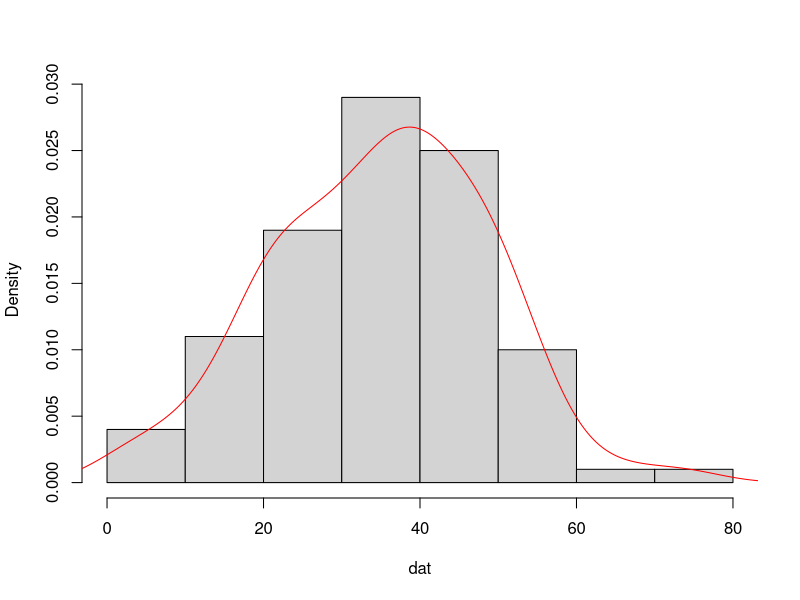
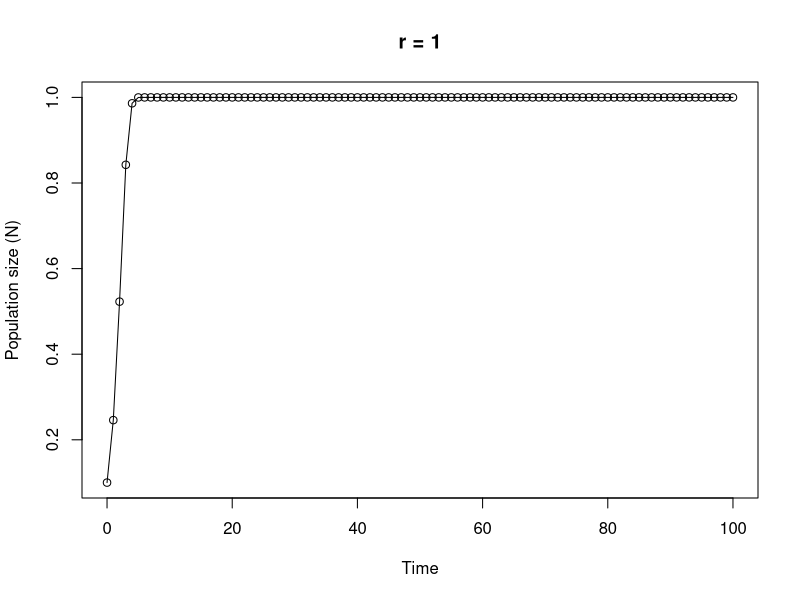

R code for these plots, in order:
## ----Q1, echo=SOLUTIONS-------------------------------------------------------

# area of a circle
# the equation to calculate the area of a circle is pi * radius^2

circle.area <- function(d){ 
	pi * (d/2)^2
}

# to use your new function

circle.area(10)
# [1] 78.53982

# to test on a vector of diameters
# first create a vector with diameters ranging from 0 to 50 in steps of 10

cir.diam <- seq(from = 0, to = 50, by = 10)

# test your function

circle.area(cir.diam)
# [1]    0.00000   78.53982  314.15927  706.85835 1256.63706 1963.49541


## ----Q2, echo=SOLUTIONS, tidy = TRUE------------------------------------------

far.cent <- function(a){
	val <- (a-32)*5/9
	print(paste("Fahrenheit: ", round(a, digits = 3), "oF",sep = " "), quote = FALSE)# round 3dp
	print(paste("Centigrade: ", round(val, digits = 3), "oC", sep = " "), quote = FALSE)# round 3dp
}

# alternative Fahrenheit to centigrade using cat function

far.cent2 <- function(a){
	val <- (a - 32) * 5/9	#calculation
	cat("Fahrenheit: ", round(a, digits = 3), "oF", "\n")   # use cat function
	cat("Centigrade: ", round(val, digits = 3), "oC", "\n")   
}


## ----Q3, echo=SOLUTIONS-------------------------------------------------------

# Create a vector of normally distributed data
# length 100, mean 35 and standard deviation of 29

vals <- rnorm(100, 35, 15)	# create some norm dist data mean 35, sd = 15

summary.fun <- function(dat){
	mymean <- round(mean(dat), digits = 4)      	# calc mean
	mymedian <- round(median(dat), digits = 4)    # calc median
	mymin <- round(min(dat), digits = 4)          # calc min
	mymax <- round(max(dat), digits = 4)          # calc max
	print(paste("mean:", mymean, sep = " "), quote = FALSE)     # print mean
	print(paste("median:", mymedian, sep = " "), quote = FALSE)     # print median
	print(paste("range:", "from:", mymin, "to", mymax, sep = " "), quote = FALSE) 
	dens <- density(dat)                          # estimate density curve
	hist(dat, main = "",type = "l",freq = FALSE)  # plot histogram
	lines(dens, lty = 1, col = "red")             # plot density curve
}

# use the function
summary.fun(vals)


## ----Q4, echo=SOLUTIONS-------------------------------------------------------

# calculate a median

ourmedian <- function(x){
	n <- length(x)
	if (n %% 2 == 1)      # odd numbers
	  sort(x)[(n + 1)/2]  # find the middle number by adding 1 to length and div 2
	else {                # even numbers
	  middletwo <- sort(x)[(n/2) + 0:1]   #find the two middle numbers
	  mean(middletwo)
	  }
}

# use the function
mydat <- sample(1:50, size = 10, replace = TRUE )

# our function
ourmedian(mydat)

# R median function
median(mydat)


## ----Q5, echo=SOLUTIONS, tidy = TRUE------------------------------------------

# function to simulate Ricker model

Ricker.model <- function(nzero, r, time, K=1){     # sets initial parameters
  N <- numeric(time + 1)    # creates a real vector of length time+1 to store values of Nt+1
  N[1] <- nzero             # sets initial population size in first element of N
  for (i in 1:time) {				# loops over time
      N[i+1] <- N[i]*exp(r*(1 - N[i]/K))    
  }
  Time <- 0:time   					 # creates vector for x axis
  plot(Time, N, type = "o", xlim = c(0, time), xlab = "Time", ylab = "Population size (N)", main = paste("r =", r, sep=" "))   # plots     output
}

# To run
# play around with the different parameters, especially r
Ricker.model(nzero=0.1,r=1,time=100)
